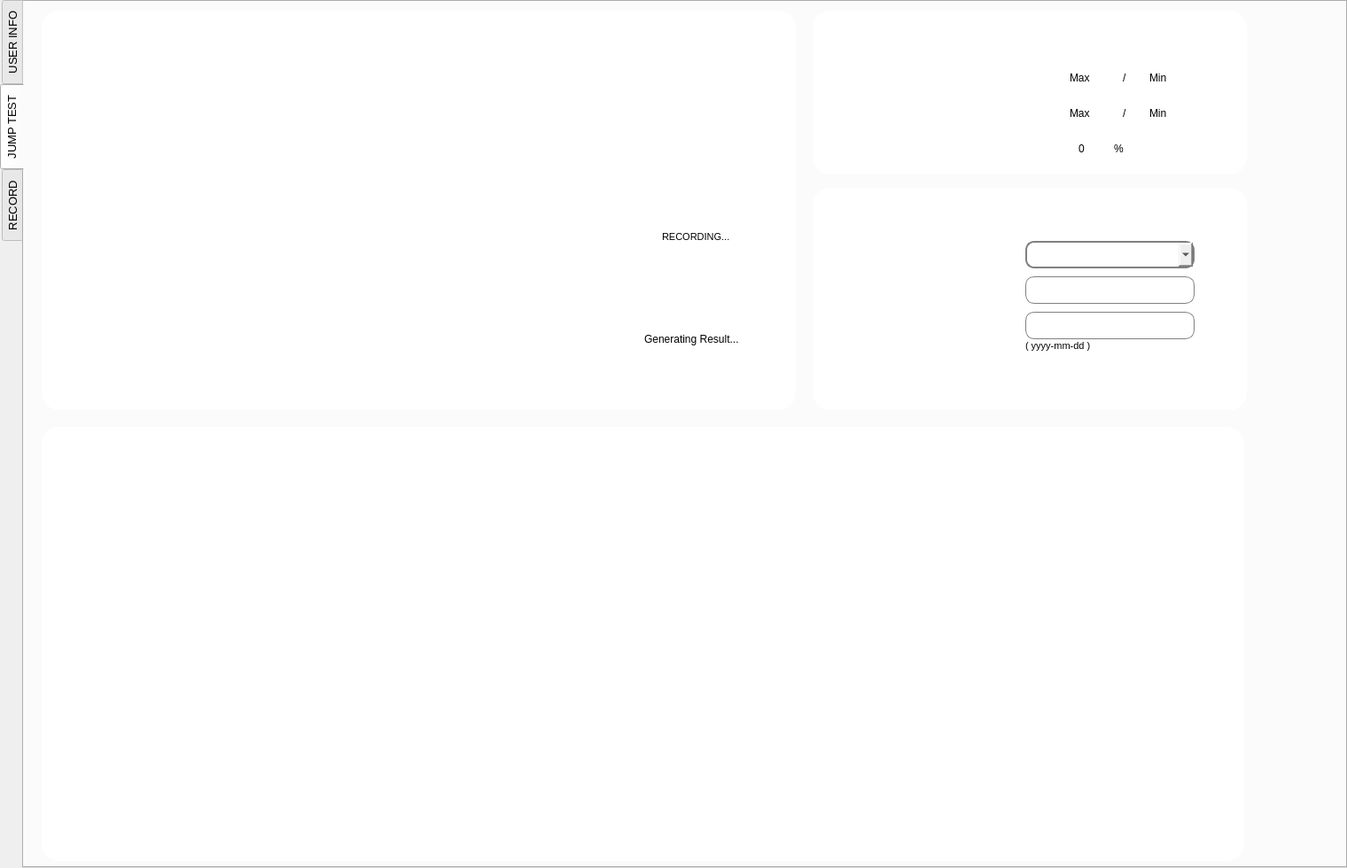
<?xml version="1.0" encoding="UTF-8"?>
<ui version="4.0">
 <class>MainWindow</class>
 <widget class="QMainWindow" name="MainWindow">
  <property name="geometry">
   <rect>
    <x>0</x>
    <y>0</y>
    <width>1520</width>
    <height>980</height>
   </rect>
  </property>
  <property name="windowTitle">
   <string>Athlete Ligament Protector</string>
  </property>
  <widget class="QWidget" name="centralwidget">
   <widget class="QTabWidget" name="tabWidget">
    <property name="geometry">
     <rect>
      <x>0</x>
      <y>0</y>
      <width>1520</width>
      <height>980</height>
     </rect>
    </property>
    <property name="minimumSize">
     <size>
      <width>1200</width>
      <height>0</height>
     </size>
    </property>
    <property name="font">
     <font>
      <pointsize>10</pointsize>
     </font>
    </property>
    <property name="layoutDirection">
     <enum>Qt::LeftToRight</enum>
    </property>
    <property name="styleSheet">
     <string notr="true">#tab{
image: url(main1_welcomepage.png);
}
#tab_2{
image: url(main_background.png);
}
#tab_3{
image: url(main_background.png);
}</string>
    </property>
    <property name="tabPosition">
     <enum>QTabWidget::West</enum>
    </property>
    <property name="tabShape">
     <enum>QTabWidget::Rounded</enum>
    </property>
    <property name="currentIndex">
     <number>1</number>
    </property>
    <property name="elideMode">
     <enum>Qt::ElideNone</enum>
    </property>
    <property name="usesScrollButtons">
     <bool>true</bool>
    </property>
    <property name="tabsClosable">
     <bool>false</bool>
    </property>
    <property name="movable">
     <bool>false</bool>
    </property>
    <property name="tabBarAutoHide">
     <bool>false</bool>
    </property>
    <widget class="QWidget" name="tab">
     <attribute name="title">
      <string>USER INFO</string>
     </attribute>
     <widget class="QLabel" name="UI_DocName">
      <property name="geometry">
       <rect>
        <x>370</x>
        <y>350</y>
        <width>211</width>
        <height>81</height>
       </rect>
      </property>
      <property name="font">
       <font>
        <pointsize>60</pointsize>
        <bold>true</bold>
       </font>
      </property>
      <property name="styleSheet">
       <string notr="true">#QLabel { 
color : rgb(85, 170, 255); 
font: 60pt &quot;Microsoft YaHei UI&quot;;
}</string>
      </property>
      <property name="text">
       <string>&lt;html&gt;&lt;head/&gt;&lt;body&gt;&lt;p&gt;&lt;span style=&quot; font-size:36pt; font-weight:700; color:#55aaff;&quot;&gt;User&lt;/span&gt;&lt;/p&gt;&lt;/body&gt;&lt;/html&gt;</string>
      </property>
     </widget>
    </widget>
    <widget class="QWidget" name="tab_2">
     <attribute name="title">
      <string>JUMP TEST</string>
     </attribute>
     <widget class="QGroupBox" name="groupBox_4">
      <property name="geometry">
       <rect>
        <x>890</x>
        <y>210</y>
        <width>490</width>
        <height>251</height>
       </rect>
      </property>
      <property name="styleSheet">
       <string notr="true">#groupBox_4{
background-color:white;
border: 2px solid white; 
border-radius: 20px; 
}</string>
      </property>
      <property name="title">
       <string/>
      </property>
      <widget class="QPushButton" name="addRecord">
       <property name="geometry">
        <rect>
         <x>280</x>
         <y>200</y>
         <width>180</width>
         <height>40</height>
        </rect>
       </property>
       <property name="styleSheet">
        <string notr="true">#addRecord{
border-image:url(main2_addRecordBtn_icon.png);
border-radius:11px;
}

#addRecord:hover{
background-color:rgb(82, 179, 239);
}
#addRecord:pressed{
background-color:grey;
}</string>
       </property>
       <property name="text">
        <string/>
       </property>
      </widget>
      <widget class="QLineEdit" name="dateEdit">
       <property name="geometry">
        <rect>
         <x>240</x>
         <y>140</y>
         <width>191</width>
         <height>31</height>
        </rect>
       </property>
       <property name="styleSheet">
        <string notr="true">#dateEdit{
border: 1px solid grey; 
border-radius:10px;
padding: 0 5px;
}

#dateEdit::hover{
border: 2px solid rgb(124, 124, 124); 
}</string>
       </property>
      </widget>
      <widget class="QLabel" name="label_10">
       <property name="geometry">
        <rect>
         <x>240</x>
         <y>170</y>
         <width>121</width>
         <height>16</height>
        </rect>
       </property>
       <property name="font">
        <font>
         <pointsize>8</pointsize>
        </font>
       </property>
       <property name="text">
        <string>( yyyy-mm-dd )</string>
       </property>
      </widget>
      <widget class="QComboBox" name="patientList">
       <property name="geometry">
        <rect>
         <x>240</x>
         <y>60</y>
         <width>191</width>
         <height>31</height>
        </rect>
       </property>
       <property name="font">
        <font>
         <pointsize>12</pointsize>
        </font>
       </property>
       <property name="styleSheet">
        <string notr="true">#patientList{
border: 2px solid grey; 
border-radius:10px;
padding: 0 5px;
}

#patientList::hover{
border: 3px solid rgb(124, 124, 124); 
}</string>
       </property>
      </widget>
      <widget class="QLineEdit" name="locationEdit">
       <property name="geometry">
        <rect>
         <x>240</x>
         <y>100</y>
         <width>191</width>
         <height>31</height>
        </rect>
       </property>
       <property name="styleSheet">
        <string notr="true">#locationEdit{
border: 1px solid grey; 
border-radius:10px;
padding: 0 5px;
}

#locationEdit::hover{
border: 2px solid rgb(124, 124, 124); 
}</string>
       </property>
      </widget>
      <widget class="QLabel" name="addToRecordlabel">
       <property name="geometry">
        <rect>
         <x>20</x>
         <y>0</y>
         <width>171</width>
         <height>246</height>
        </rect>
       </property>
       <property name="styleSheet">
        <string notr="true">#addToRecordlabel{
image:url(main2_addToRecord.png);
}</string>
       </property>
       <property name="text">
        <string/>
       </property>
      </widget>
     </widget>
     <widget class="QGroupBox" name="groupBox_5">
      <property name="geometry">
       <rect>
        <x>20</x>
        <y>10</y>
        <width>851</width>
        <height>451</height>
       </rect>
      </property>
      <property name="styleSheet">
       <string notr="true">#groupBox_5{
background-color:white;
border: 2px solid white; 
border-radius: 20px; 
}</string>
      </property>
      <property name="title">
       <string/>
      </property>
      <widget class="QLabel" name="ImageCapture">
       <property name="enabled">
        <bool>true</bool>
       </property>
       <property name="geometry">
        <rect>
         <x>50</x>
         <y>10</y>
         <width>561</width>
         <height>421</height>
        </rect>
       </property>
       <property name="styleSheet">
        <string notr="true"/>
       </property>
       <property name="text">
        <string/>
       </property>
      </widget>
      <widget class="QPushButton" name="captureButton">
       <property name="geometry">
        <rect>
         <x>650</x>
         <y>170</y>
         <width>181</width>
         <height>71</height>
        </rect>
       </property>
       <property name="styleSheet">
        <string notr="true">#captureButton{
border-image:url(main2_startRecordBtn_icon.png);
border-radius: 20px;
}

#captureButton:hover{
background-color:rgb(85, 170, 255);
}
#captureButton:pressed{
background-color:rgb(85, 85, 255);
}</string>
       </property>
       <property name="text">
        <string/>
       </property>
      </widget>
      <widget class="QLabel" name="recordingLabel">
       <property name="geometry">
        <rect>
         <x>700</x>
         <y>240</y>
         <width>81</width>
         <height>31</height>
        </rect>
       </property>
       <property name="font">
        <font>
         <pointsize>8</pointsize>
        </font>
       </property>
       <property name="text">
        <string>RECORDING...</string>
       </property>
      </widget>
      <widget class="QPushButton" name="analyzeBtn">
       <property name="geometry">
        <rect>
         <x>650</x>
         <y>290</y>
         <width>181</width>
         <height>71</height>
        </rect>
       </property>
       <property name="styleSheet">
        <string notr="true">#analyzeBtn{
border-image:url(main2_analyzeBtn_Icon.png);
border-radius: 20px;
}

#analyzeBtn:hover{
background-color:rgb(85, 170, 255);
}
#analyzeBtn:pressed{
background-color:rgb(85, 85, 255);
}</string>
       </property>
       <property name="text">
        <string/>
       </property>
      </widget>
      <widget class="QPushButton" name="cameraOnBtn">
       <property name="geometry">
        <rect>
         <x>650</x>
         <y>50</y>
         <width>181</width>
         <height>71</height>
        </rect>
       </property>
       <property name="styleSheet">
        <string notr="true">#cameraOnBtn{
border-image:url(main2_camOnBtn_icon.png);
border-radius: 20px;
}

#cameraOnBtn:hover{
background-color:rgb(85, 170, 255);
}
#cameraOnBtn:pressed{
background-color:rgb(85, 85, 255);
}
</string>
       </property>
       <property name="text">
        <string/>
       </property>
      </widget>
      <widget class="QLabel" name="lbl_gif">
       <property name="geometry">
        <rect>
         <x>710</x>
         <y>380</y>
         <width>60</width>
         <height>60</height>
        </rect>
       </property>
       <property name="text">
        <string/>
       </property>
      </widget>
      <widget class="QLabel" name="lbl_txt">
       <property name="geometry">
        <rect>
         <x>680</x>
         <y>360</y>
         <width>141</width>
         <height>21</height>
        </rect>
       </property>
       <property name="text">
        <string>Generating Result...</string>
       </property>
      </widget>
     </widget>
     <widget class="QGroupBox" name="groupBox_6">
      <property name="geometry">
       <rect>
        <x>890</x>
        <y>10</y>
        <width>490</width>
        <height>185</height>
       </rect>
      </property>
      <property name="styleSheet">
       <string notr="true">#groupBox_6{
background-color:white;
border: 2px solid white; 
border-radius: 20px; 
}</string>
      </property>
      <property name="title">
       <string/>
      </property>
      <widget class="QLabel" name="lMin">
       <property name="geometry">
        <rect>
         <x>380</x>
         <y>60</y>
         <width>41</width>
         <height>31</height>
        </rect>
       </property>
       <property name="text">
        <string>Min</string>
       </property>
      </widget>
      <widget class="QLabel" name="aclRisk">
       <property name="geometry">
        <rect>
         <x>300</x>
         <y>140</y>
         <width>31</width>
         <height>31</height>
        </rect>
       </property>
       <property name="text">
        <string>0</string>
       </property>
      </widget>
      <widget class="QLabel" name="lMax">
       <property name="geometry">
        <rect>
         <x>290</x>
         <y>60</y>
         <width>41</width>
         <height>31</height>
        </rect>
       </property>
       <property name="text">
        <string>Max</string>
       </property>
      </widget>
      <widget class="QLabel" name="lResults_3">
       <property name="geometry">
        <rect>
         <x>350</x>
         <y>60</y>
         <width>16</width>
         <height>31</height>
        </rect>
       </property>
       <property name="text">
        <string>/</string>
       </property>
      </widget>
      <widget class="QLabel" name="lResults_4">
       <property name="geometry">
        <rect>
         <x>350</x>
         <y>100</y>
         <width>16</width>
         <height>31</height>
        </rect>
       </property>
       <property name="text">
        <string>/</string>
       </property>
      </widget>
      <widget class="QLabel" name="rMin">
       <property name="geometry">
        <rect>
         <x>380</x>
         <y>100</y>
         <width>41</width>
         <height>31</height>
        </rect>
       </property>
       <property name="text">
        <string>Min</string>
       </property>
      </widget>
      <widget class="QLabel" name="rMax">
       <property name="geometry">
        <rect>
         <x>290</x>
         <y>100</y>
         <width>41</width>
         <height>31</height>
        </rect>
       </property>
       <property name="text">
        <string>Max</string>
       </property>
      </widget>
      <widget class="QLabel" name="aclRisk_2">
       <property name="geometry">
        <rect>
         <x>340</x>
         <y>140</y>
         <width>31</width>
         <height>31</height>
        </rect>
       </property>
       <property name="text">
        <string>%</string>
       </property>
      </widget>
      <widget class="QLabel" name="analyzeResultlabel">
       <property name="geometry">
        <rect>
         <x>20</x>
         <y>0</y>
         <width>253</width>
         <height>185</height>
        </rect>
       </property>
       <property name="styleSheet">
        <string notr="true">#analyzeResultlabel{
image:url(main2_analyzeResult.png);
}</string>
       </property>
       <property name="text">
        <string/>
       </property>
      </widget>
     </widget>
     <widget class="QGroupBox" name="groupBox_7">
      <property name="geometry">
       <rect>
        <x>20</x>
        <y>480</y>
        <width>1357</width>
        <height>490</height>
       </rect>
      </property>
      <property name="styleSheet">
       <string notr="true">#groupBox_7{
background-color:white;
border: 2px solid white; 
border-radius: 20px; 
}</string>
      </property>
      <property name="title">
       <string/>
      </property>
      <widget class="QLabel" name="outputPlay">
       <property name="geometry">
        <rect>
         <x>20</x>
         <y>10</y>
         <width>1191</width>
         <height>461</height>
        </rect>
       </property>
       <property name="text">
        <string/>
       </property>
      </widget>
      <widget class="QPushButton" name="playOutput">
       <property name="geometry">
        <rect>
         <x>1240</x>
         <y>180</y>
         <width>100</width>
         <height>100</height>
        </rect>
       </property>
       <property name="styleSheet">
        <string notr="true">#playOutput{
border-image:url(main2_playOutputBtn_icon.png);
border-radius:40px;
}

#playOutput:hover{
background-color:rgb(82, 179, 239);
}
#playOutput:pressed{
background-color:grey;
}</string>
       </property>
       <property name="text">
        <string/>
       </property>
      </widget>
      <widget class="QPushButton" name="outputDeleteBtn">
       <property name="geometry">
        <rect>
         <x>1260</x>
         <y>340</y>
         <width>61</width>
         <height>61</height>
        </rect>
       </property>
       <property name="styleSheet">
        <string notr="true">#outputDeleteBtn{
border-image:url(main2_deleteOutputBtn_icon.png);
border-radius:22px;
}

#outputDeleteBtn:hover{
background-color:rgb(85, 170, 255);
}
#outputDeleteBtn:pressed{
background-color:grey;
}
</string>
       </property>
       <property name="text">
        <string/>
       </property>
      </widget>
      <widget class="QPushButton" name="outputSaveBtn">
       <property name="geometry">
        <rect>
         <x>1260</x>
         <y>60</y>
         <width>61</width>
         <height>61</height>
        </rect>
       </property>
       <property name="styleSheet">
        <string notr="true">#outputSaveBtn{
border-image:url(main2_saveOutputBtn_icon.png);
border-radius:22px
}

#outputSaveBtn:hover{
background-color:rgb(85, 170, 255);
}
#outputSaveBtn:pressed{
background-color:grey;
}
</string>
       </property>
       <property name="text">
        <string/>
       </property>
      </widget>
     </widget>
    </widget>
    <widget class="QWidget" name="tab_3">
     <attribute name="title">
      <string>RECORD</string>
     </attribute>
     <widget class="QGroupBox" name="groupBox">
      <property name="geometry">
       <rect>
        <x>20</x>
        <y>20</y>
        <width>1357</width>
        <height>171</height>
       </rect>
      </property>
      <property name="font">
       <font>
        <pointsize>14</pointsize>
        <bold>true</bold>
       </font>
      </property>
      <property name="styleSheet">
       <string notr="true">#groupBox{
background-color:white;
border: 2px solid white; 
border-radius: 20px; 
color:rgb(29, 32, 190);
}</string>
      </property>
      <property name="title">
       <string/>
      </property>
      <widget class="QLabel" name="label_2">
       <property name="geometry">
        <rect>
         <x>40</x>
         <y>40</y>
         <width>101</width>
         <height>20</height>
        </rect>
       </property>
       <property name="text">
        <string>First Name</string>
       </property>
      </widget>
      <widget class="QLabel" name="label_3">
       <property name="geometry">
        <rect>
         <x>330</x>
         <y>40</y>
         <width>101</width>
         <height>20</height>
        </rect>
       </property>
       <property name="text">
        <string>Last Name</string>
       </property>
      </widget>
      <widget class="QPushButton" name="searchBtn">
       <property name="geometry">
        <rect>
         <x>930</x>
         <y>70</y>
         <width>180</width>
         <height>40</height>
        </rect>
       </property>
       <property name="styleSheet">
        <string notr="true">#searchBtn{
border-image:url(main3_searchBtn_icon.png);
border-radius:11px;
}

#searchBtn:hover{
background-color:rgb(82, 179, 239);
}
#searchBtn:pressed{
background-color:grey;
}</string>
       </property>
       <property name="text">
        <string/>
       </property>
      </widget>
      <widget class="QLineEdit" name="hfirstName">
       <property name="geometry">
        <rect>
         <x>40</x>
         <y>70</y>
         <width>250</width>
         <height>41</height>
        </rect>
       </property>
       <property name="styleSheet">
        <string notr="true">#hfirstName{
border: 2px solid grey; 
border-radius:20px;
padding: 0 8px;
}

#hfirstName::hover{
border: 3px solid rgb(124, 124, 124); 
}</string>
       </property>
      </widget>
      <widget class="QLineEdit" name="hlastName">
       <property name="geometry">
        <rect>
         <x>330</x>
         <y>70</y>
         <width>250</width>
         <height>41</height>
        </rect>
       </property>
       <property name="styleSheet">
        <string notr="true">#hlastName{
border: 2px solid grey; 
border-radius:20px;
padding: 0 8px;
}

#hlastName::hover{
border: 3px solid rgb(124, 124, 124); 
}</string>
       </property>
      </widget>
      <widget class="QPushButton" name="resetBtn">
       <property name="geometry">
        <rect>
         <x>1140</x>
         <y>70</y>
         <width>180</width>
         <height>40</height>
        </rect>
       </property>
       <property name="styleSheet">
        <string notr="true">#resetBtn{
border-image:url(main3_resetSearchBtn_icon.png);
border-radius:11px;
}

#resetBtn:hover{
background-color:rgb(82, 179, 239);
}
#resetBtn:pressed{
background-color:rgb(85, 85, 255);
}</string>
       </property>
       <property name="text">
        <string/>
       </property>
      </widget>
      <widget class="QLabel" name="label_4">
       <property name="geometry">
        <rect>
         <x>620</x>
         <y>40</y>
         <width>101</width>
         <height>20</height>
        </rect>
       </property>
       <property name="text">
        <string>Date of Birth</string>
       </property>
      </widget>
      <widget class="QLineEdit" name="hDOB">
       <property name="geometry">
        <rect>
         <x>620</x>
         <y>70</y>
         <width>250</width>
         <height>41</height>
        </rect>
       </property>
       <property name="styleSheet">
        <string notr="true">#hDOB{
border: 2px solid grey; 
border-radius:20px;
padding: 0 8px;
}

#hDOB::hover{
border: 3px solid rgb(124, 124, 124); 
}</string>
       </property>
      </widget>
      <widget class="QLabel" name="label_6">
       <property name="geometry">
        <rect>
         <x>630</x>
         <y>110</y>
         <width>121</width>
         <height>20</height>
        </rect>
       </property>
       <property name="text">
        <string>( yyyy-mm-dd )</string>
       </property>
      </widget>
     </widget>
     <widget class="QGroupBox" name="groupBox_2">
      <property name="geometry">
       <rect>
        <x>20</x>
        <y>210</y>
        <width>1357</width>
        <height>733</height>
       </rect>
      </property>
      <property name="font">
       <font>
        <pointsize>14</pointsize>
        <bold>true</bold>
       </font>
      </property>
      <property name="styleSheet">
       <string notr="true">#groupBox_2{
background-color:white;
border: 2px solid white; 
border-radius: 20px; 
color:rgb(29, 32, 190);
}</string>
      </property>
      <property name="title">
       <string/>
      </property>
      <widget class="QTreeWidget" name="treeWidget">
       <property name="geometry">
        <rect>
         <x>30</x>
         <y>100</y>
         <width>1301</width>
         <height>592</height>
        </rect>
       </property>
       <property name="styleSheet">
        <string notr="true">#treeWidget{
background-color:rgb(226, 226, 226);
border-radius:20px;

}
QHeaderView::section{
background-color: rgb(197, 197, 197);
border: 1px solid rgb(170, 170, 170);
}

</string>
       </property>
       <property name="columnCount">
        <number>0</number>
       </property>
       <attribute name="headerDefaultSectionSize">
        <number>280</number>
       </attribute>
      </widget>
      <widget class="QPushButton" name="refreshBtn">
       <property name="geometry">
        <rect>
         <x>1190</x>
         <y>30</y>
         <width>131</width>
         <height>41</height>
        </rect>
       </property>
       <property name="font">
        <font>
         <pointsize>10</pointsize>
        </font>
       </property>
       <property name="styleSheet">
        <string notr="true">#refreshBtn{
border-image:url(main3_refreshBtn_icon.png);
border-radius:11px;
}

#refreshBtn:hover{
background-color:rgb(82, 179, 239);
}
#refreshBtn:pressed{
background-color:rgb(85, 85, 255);
}</string>
       </property>
       <property name="text">
        <string/>
       </property>
      </widget>
      <widget class="QPushButton" name="addBtn">
       <property name="geometry">
        <rect>
         <x>850</x>
         <y>30</y>
         <width>131</width>
         <height>41</height>
        </rect>
       </property>
       <property name="font">
        <font>
         <pointsize>10</pointsize>
        </font>
       </property>
       <property name="styleSheet">
        <string notr="true">#addBtn{
border-image:url(main3_addBtn_icon.png);
border-radius:11px;
}

#addBtn:hover{
background-color:rgb(82, 179, 239);
}
#addBtn:pressed{
background-color:rgb(85, 85, 255);
}</string>
       </property>
       <property name="text">
        <string/>
       </property>
      </widget>
      <widget class="QPushButton" name="deleteBtn">
       <property name="geometry">
        <rect>
         <x>1020</x>
         <y>30</y>
         <width>131</width>
         <height>41</height>
        </rect>
       </property>
       <property name="font">
        <font>
         <pointsize>10</pointsize>
        </font>
       </property>
       <property name="styleSheet">
        <string notr="true">#deleteBtn{
border-image:url(main3_deleteBtn_icon.png);
border-radius:11px;
}

#deleteBtn:hover{
background-color:rgb(82, 179, 239);
}
#deleteBtn:pressed{
background-color:rgb(85, 85, 255);
}</string>
       </property>
       <property name="text">
        <string/>
       </property>
      </widget>
     </widget>
    </widget>
   </widget>
  </widget>
  <widget class="QMenuBar" name="menubar">
   <property name="geometry">
    <rect>
     <x>0</x>
     <y>0</y>
     <width>1520</width>
     <height>22</height>
    </rect>
   </property>
  </widget>
 </widget>
 <resources/>
 <connections/>
</ui>
